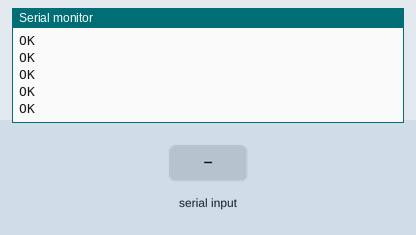
A sketch run on a simulated Arduino Uno, built with avr-gcc and run on an emulated ATmega328P. Parts: the last lines printed to the serial monitor. The inputs (shaded band) are chosen by the test bench. The modem accepts every AT command (registered, SIM ready, sends succeed) and sends nothing else.

Above: at 1.3 s.
1.4 s: "90,45,200\n" received over the second serial link
At 1.47 s:
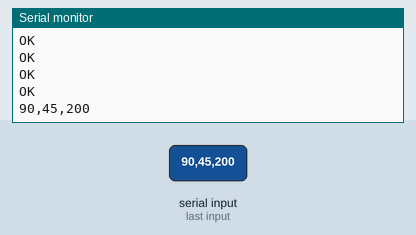
2.9 s: "90,45\n" received over the second serial link
At 2.97 s:
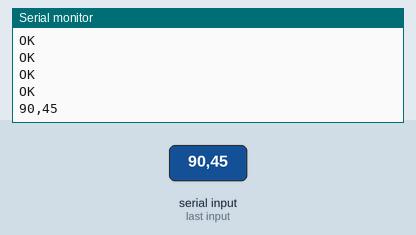

The sketch:

smartcis1.5.ino
```cpp
#include <Ultrasonic.h>

#include <SoftwareSerial.h>

const String MODE = "3";
const String SSID_TO_CONNECT  = "LOZA_2";
const String PASS_TO_CONNECT = "bugatti123";
const String AP_SSID = "SMART_CISTERN";
const String AP_PASS = "bugatti123";
const String AP_CHANNEL = "5";
const String AP_SECURITY = "4";
const String IP_ADD_STATION = "192.168.1.100";
const String IP_ADD_AP = "192.168.1.99";
const String DEFAULT_GATEWAY = "192.168.1.254";
const String SUBNET_MASK = "255.255.255.0";
const String PORT = "10001";

Ultrasonic ultrasonic(4,5); //Ultrasonic ultrasonic(Trig,Echo);

const int timeout = 200;

String commands [][3] = {

  {"AT+CIPMUX=1",             "1000", "20"},
  {"AT+CIPSERVER=1," + PORT,  "1000", "20"},
};


SoftwareSerial esp8266(3, 2); // TX,RX

void setup() {
  Serial.begin(115200);
  esp8266.begin(115200);

  for (int i = 0; i < 2; i++) {
    sendCommand(commands[i][0] + "\r\n", commands[i][1].toInt());
    delay(commands[i][2].toInt());
  }

  Serial.println("Server Ready");
}

void loop() {
  for (int i = 0; i < 2; i++) {
    sendCommand(commands[i][0] + "\r\n", commands[i][1].toInt());
    delay(commands[i][2].toInt());
  }
  if (esp8266.available()) { // check if the esp is sending a message
    if (esp8266.find("+IPD,")) {
      delay(500);
      int connectionId = esp8266.read() - 48; // subtract 48 because the read() function returns
      String data = "#";
      sendHTTPResponse(connectionId, data + String(ultrasonic.Ranging(CM), DEC) + "+*");
    }
  }
}

String sendData(String command, const int timeout) {
  String response = "";
  int dataSize = command.length();
  char data[dataSize];
  command.toCharArray(data, dataSize);
  esp8266.write(data, dataSize); // send the read character to the esp8266
  return response;
}

void sendHTTPResponse(int connectionId, String content) {
  String httpResponse;
  String httpHeader;
  httpHeader = "HTTP/1.1 200 OK\r\nContent-Type: text/html; charset=UTF-8\r\n";
  httpHeader += "Content-Length: ";
  httpHeader += content.length();
  httpHeader += "\r\n";
  httpHeader += "Connection: close\r\n\r\n";
  /*httpHeader += "Cache-Control: max-age=0\r\n";
  httpHeader += "Upgrade-Insecure-Requests: 1\r\n";
  httpHeader += "User-Agent: Arduino\r\n";
  httpHeader += "Accept: text/html,application/xhtml+xml,application/xml;q=0.9,image/webp,\*\/\*\;q=0.8\r\n";
  httpHeader += "Accept-Encoding: gzip, deflate, sdch\r\n";
  httpHeader += "Accept-Language: es-US,es-419;q=0.8,es;q=0.6\r\t";*/
  httpResponse = httpHeader + content + " "; // There is a bug in this code: the last character of "content" is not sent, I cheated by adding this extra space
  sendCIPData(connectionId, httpResponse);
}

void sendCIPData(int connectionId, String data) {
  String cipSend = "AT+CIPSEND=";
  cipSend += connectionId;
  cipSend += ",";
  cipSend += data.length();
  cipSend += "\r\n";
  sendCommand(cipSend, timeout);
  delay(100);
  sendData(data, timeout);
  delay(100);
}

String sendCommand(String command, const int timeout) {
  String response = "";
  esp8266.print(command); // send the read character to the esp8266
  long int time = millis();
  while ( (time + 50) > millis())
    while (esp8266.available()) {
      // The esp has data so display its output to the serial window
      char c = esp8266.read(); // read the next character.
      response += c;
    }
  Serial.print(response);
  return response;
}
```

Measured:
- after the input at 1.4 s, the serial monitor: prints a new line at once (image 1)
- after the input at 2.9 s, the serial monitor: prints a new line at once (image 2)
